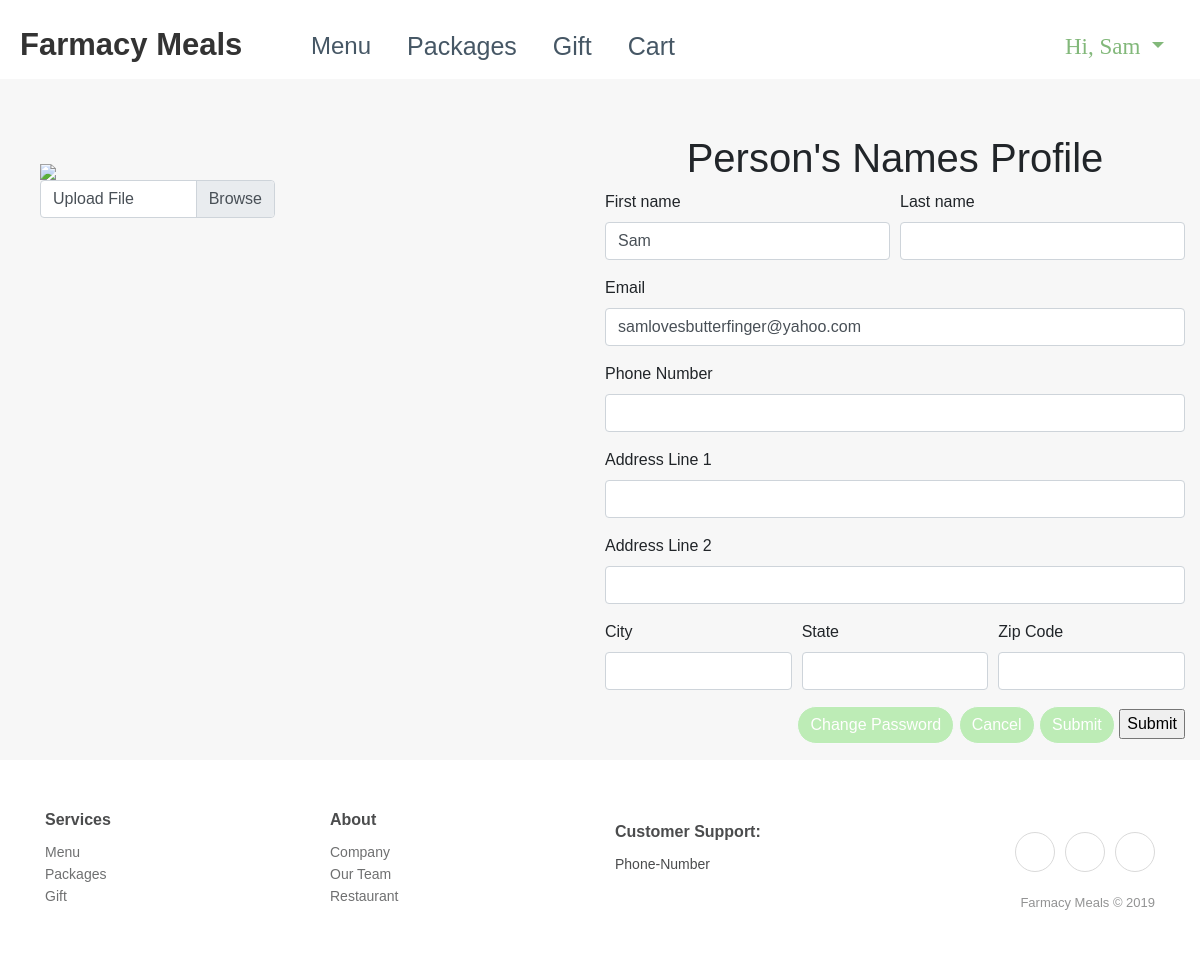
The page /edit_profile (signed in) on the database as committed earlier.
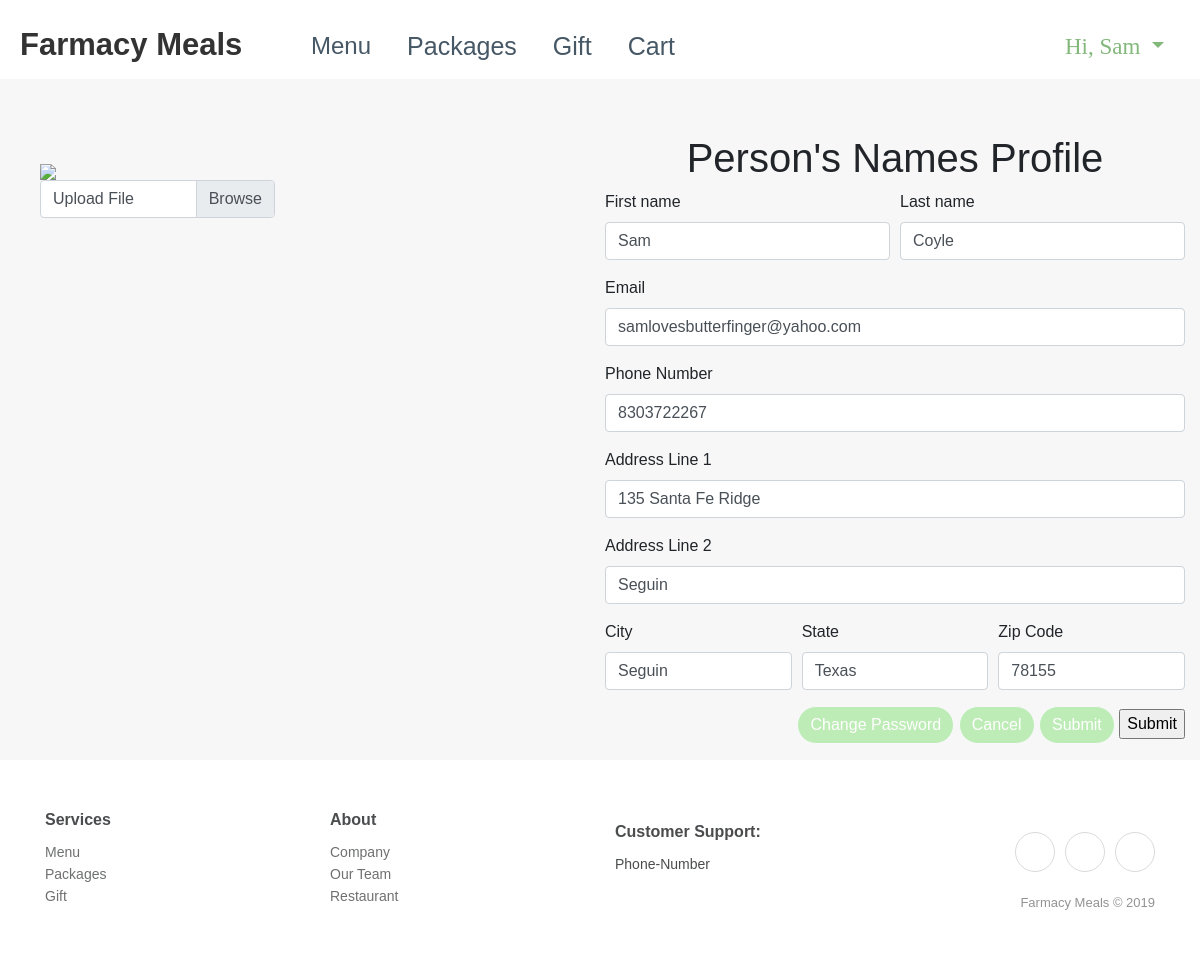
The same page on the database as committed later.
### app/models.py (models this page shows, shortened)
class UserModel(UserMixin, db.Model):
    __tablename__ = "user"
    id = db.Column(db.Integer, primary_key=True)
    username = db.Column(db.String(64), index=True)
    email = db.Column(db.String(120), index=True, unique=True)
    password_hash = db.Column(db.String(128))
    first_name = db.Column(db.String(64), index=True, unique=False)
    last_name = db.Column(db.String(64), index=True, unique=False)
    address_line_1 = db.Column(db.String(64), index=True, unique=False)
    address_line_2 = db.Column(db.String(64), index=True, unique=False)
    city = db.Column(db.String(64), index=True, unique=False)
    state = db.Column(db.String(64), index=True, unique=False)
    zip_code = db.Column(db.String(64), index=True, unique=False)
    phone_number = db.Column(db.String(64), index=True, unique=False)
    picture = db.Column(db.String(64), index=True, unique=False)
    orders = db.relationship('OrderModel', backref='previous_orders')
    items = db.relationship('ItemModel', backref='my_items')
    system_controller_id = db.Column(db.Integer, db.ForeignKey('system.id'))

### app/routes.py (the view)
@app.route('/edit_profile', methods=['GET', 'POST'])
@login_required
def edit_profile():
    user = UserModel.query.filter_by(username=current_user.username).first_or_404()
    form = EditProfileForm(request.form)
    print(form.validate_on_submit())
    if form.validate_on_submit():
        print('PPPPPPPPPPPPPPPPPPPPPPPPPPPPPPPPPPPPPPPPPPPPPPP!')
        current_user.first_name = form.first_name.data
        current_user.last_name = form.last_name.data
        current_user.email = form.email.data
        current_user.phone_number = form.phone_number.data
        current_user.address_line_1 = form.address_line_1.data
        current_user.address_line_2 = form.address_line_2.data
        current_user.city = form.city.data
        current_user.state = form.state.data
        current_user.zip_code = form.zip_code.data
        db.session.commit()
        print("just posted")
        flash('Your changes have been saved.')
        return redirect(url_for('edit_profile'))
    elif request.method == 'GET':
        print('GGGGGGGGGGGGGGGGGGGGGGGGGGGGGGGGGGGGGGGGGGGGGGG')
        form.first_name.data = current_user.first_name
        form.last_name.data = current_user.last_name
        form.email.data = current_user.email
        form.phone_number.data = current_user.phone_number
        form.address_line_1.data = current_user.address_line_1
        form.address_line_2.data = current_user.address_line_2
        form.city.data = current_user.city
        form.state.data = current_user.state
        form.zip_code.data = current_user.zip_code
    return render_template('edit_profile.html', title='Edit Profile', form=form)

### app/forms.py
class EditProfileForm(FlaskForm):
    first_name = StringField('First Name', validators=[DataRequired()])
    last_name = StringField('Last Name', validators=[DataRequired()])
    email = StringField('Email', validators=[DataRequired(), Email()])
    address_line_1 = StringField('Address Line 1', validators=[DataRequired()])
    address_line_2 = StringField('Address Line 2', validators=[DataRequired()])
    city = StringField('City', validators=[DataRequired()])
    state = StringField('State', validators=[DataRequired()])
    zip_code = StringField('Zip Code', validators=[DataRequired()])
    phone_number = StringField('Phone Number')
    submit = SubmitField('Submit')

### app/models.py (called while the page is built)
@login.user_loader
def load_user(id):
    return UserModel.query.get(int(id))

### app/templates/edit_profile.html (shortened to what this page needs)
{% extends "base.html" %}
{% block css %}
<link rel="stylesheet" href="{{ url_for('static', filename='css/profile.styles.min.css') }}">
{% endblock %}
{% block content %}
<main>
    <div class="container-fluid profile profile-view" id="profile">
        <form action="" method="post" class="form-group">
            <div class="form-row profile-row">
                <div class="col-sm-8 col-md-5 col-lg-4 col-xl-3 offset-sm-2 offset-md-0 offset-lg-0 d-flex d-xl-flex flex-column relative" style="padding: 30px;">
                    <div class="avatar"></div><img class="img-fluid" src="assets/img/_Male_Profile_Round_Circle_Users-512.png">
                    <div class="custom-file"><input type="file" class="custom-file-input"><input type="file" class="custom-file-input"><label class="custom-file-label">Upload File</label></div>
                </div>
                <div class="col-sm-10 col-md-6 col-lg-6 offset-sm-1 offset-md-1 offset-lg-2 offset-xl-3">
                    <h1 class="text-center">Person's Names Profile </h1>
                    <div class="form-row">
                        <div class="col-sm-12 col-md-6">
                            <div class="form-group"><label>First name </label>
                                {{ form.first_name(class_="form-control") }}
                            </div>
                        </div>
                        <div class="col-sm-12 col-md-6">
                            <div class="form-group"><label>Last name </label>
                                {{ form.last_name(class_="form-control") }}
                            </div>
                        </div>
                    </div>
                    <div class="form-group"><label>Email </label>
                        {{ form.email(class_="form-control") }}
                    </div>
                    <div class="form-group"><label>Phone Number </label>
                        {{ form.phone_number(class_="form-control") }}
                    </div>
                    <div class="form-group"><label>Address Line 1</label>
                        {{ form.address_line_1(class_="form-control") }}
                    </div>
                    <div class="form-group"><label>Address Line 2</label>
                        {{ form.address_line_2(class_="form-control") }}
                    </div>
                    <div class="form-row flex-row">
                        <div class="col-sm-12 col-md-4 col-lg-4">
                            <div class="form-group"><label>City</label>
                                {{ form.city(class_="form-control") }}
                            </div>
                        </div>
                        <div class="col-sm-12 col-md-4 col-lg-4">
                            <div class="form-group"><label>State</label>
                                {{ form.state(class_="form-control") }}
                            </div>
                        </div>
                        <div class="col"><label>Zip Code</label>
                            {{ form.zip_code(class_="form-control") }}
                        </div>
                    </div>
                    <div class="form-row">
                        <div class="col-lg-12 col-xl-12 text-right">
                            <button class="btn btn-light" style="border-radius: 20px;background-color: #bdecb6;color: rgb(255,254,254);" type="button">Change Password</button>
                            <button class="btn btn-light" onclick="location.href='/profile'" style="border-radius: 20px;background-color: #bdecb6;color: rgb(255,254,254);" type="button">Cancel</button>
                            <input type="submit" value="Submit" class="btn btn-light" role="button" style="border-radius: 20px;background-color: #bdecb6;color: rgb(255,255,255);">
                            {{ form.submit() }}
                        </div>
                    </div>
                </div>
            </div>
        </form>
    </div>
</main>
{% endblock %}

### app/templates/base.html (shortened to what this page needs)
<!DOCTYPE html>
<html class="text-dark">
<head>
    <link rel="stylesheet" href="https://cdnjs.cloudflare.com/ajax/libs/twitter-bootstrap/4.3.1/css/bootstrap.min.css">
    <link rel="stylesheet" href="https://cdnjs.cloudflare.com/ajax/libs/ionicons/2.0.1/css/ionicons.min.css">
    <link rel="stylesheet" href="{{ url_for('static', filename='css/base.styles.min.css') }}">
    {% block css %} {% endblock %}
</head>
<body>
    <div>
        <nav class="navbar navbar-light navbar-expand-lg navigation-clean-button" style="padding: 14px;">
            <div class="container-fluid"><a class="navbar-brand" href="/"
                    style="height: 35px;margin: 0px;font-size: 31px; width: 253px;padding: 0px;">Farmacy
                    Meals</a>
                <div class="collapse navbar-collapse flex-shrink-1" id="navcol-1">
                    <ul class="nav navbar-nav">
                        <li class="nav-item" role="presentation"><a class="nav-link" href="/menu"
                                style="font-size: 24px;">Menu</a></li>
                        <li class="nav-item" role="presentation"><a class="nav-link" href="/packages"
                                style="font-size: 25px;">Packages</a></li>
                        <li class="nav-item" role="presentation"><a class="nav-link" href="/gift"
                                style="font-size: 25px;">Gift</a></li>
                        <li class="nav-item" role="presentation"><a class="nav-link" href="/cart"
                                style="font-size: 25px;">Cart</a></li>
                    </ul>
                    {% if current_user.username %}
                    <div class="nav-item dropdown ml-auto" style="font-size: 23px; font-family: 'Noto Serif KR', serif;"><a
                            class="dropdown-toggle nav-link" data-toggle="dropdown" aria-expanded="false"
                            style="color:#82b87a;" href="#">Hi,
                            {{ current_user.first_name }}&nbsp;</a>
                    </div>
                    {% else %}
                    </ul>
                    <span class="ml-auto navbar-text actions"> <a class="btn btn-light action-button" role="button"
                            href="/login" style="background-color: #bdecb6;">Log in</a></span>
                    {% endif %}
                </div>
            </div>
        </nav>
    </div>
    {% block content %} {% endblock %}
    <div class="footer-clean">
        <footer>
            <div class="container">
                <div class="row">
                    <div class="col-sm-4 col-md-3 item">
                        <h3>Services</h3>
                        <ul>
                            <li><a href="#">Menu</a></li>
                            <li><a href="#">Packages</a></li>
                            <li><a href="#">Gift</a></li>
                        </ul>
                    </div>
                    <div class="col-sm-4 col-md-3 item">
                        <h3>About</h3>
                        <ul>
                            <li><a href="#">Company</a></li>
                            <li><a href="#">Our Team</a></li>
                            <li><a href="#">Restaurant</a></li>
                        </ul>
                    </div>
                    <div class="col-sm-4 col-md-3 item">
                        <h3>Customer Support:</h3>
                        <ul>
                            <li>Phone-Number</li>
                        </ul>
                    </div>
                    <div class="col-lg-3 item social"><a href="#"></a><a
                            href="#"></a><a href="#"></a>
                        <p class="copyright">Farmacy Meals © 2019</p>
                    </div>
                </div>
            </div>
        </footer>
    </div>
</body>

Rows that differ between the two databases and show on the page:
changed UserModel "Sam": last_name (not shown) → "Coyle"; phone_number (not shown) → "8303722267"; address_line_1 (not shown) → "135 Santa Fe Ridge"; address_line_2 (not shown) → "Seguin"; city (not shown) → "Seguin"; state (not shown) → "Texas"; zip_code (not shown) → "78155"
